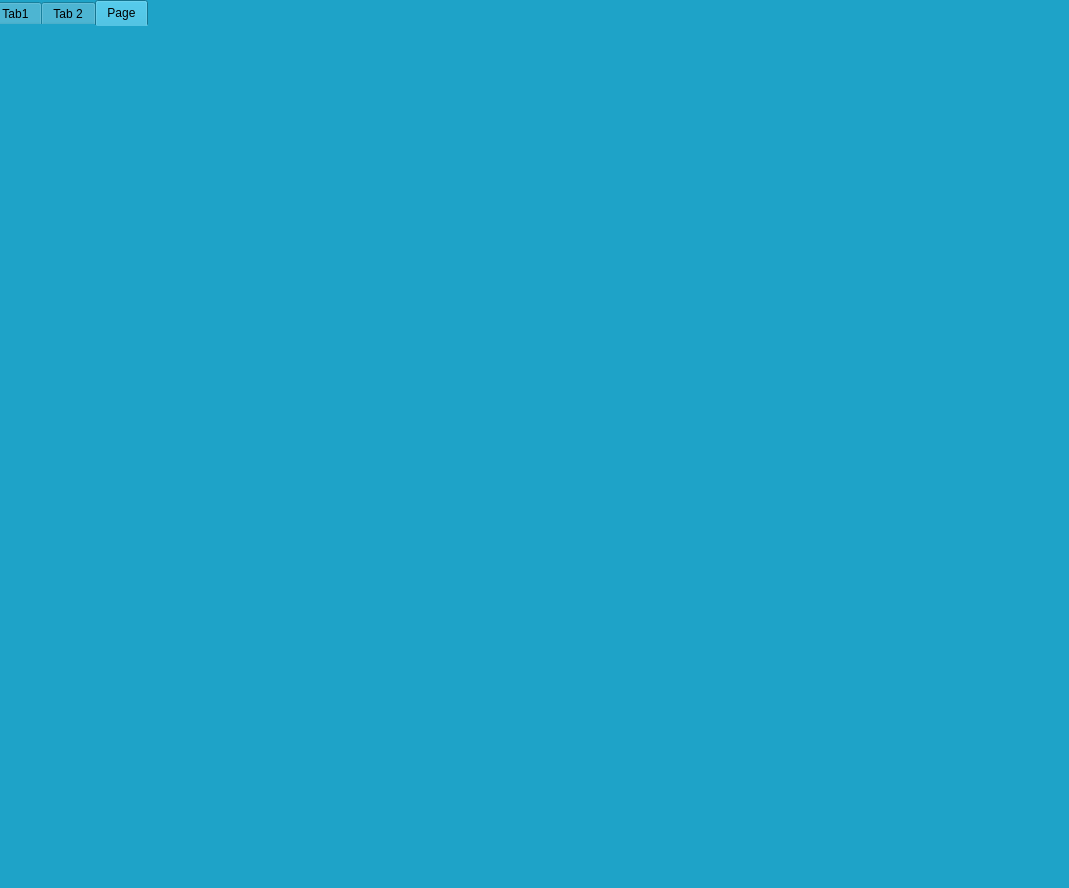
<?xml version="1.0" encoding="UTF-8"?>
<ui version="4.0">
 <class>MainWindow</class>
 <widget class="QMainWindow" name="MainWindow">
  <property name="geometry">
   <rect>
    <x>0</x>
    <y>0</y>
    <width>1069</width>
    <height>888</height>
   </rect>
  </property>
  <property name="windowTitle">
   <string>MainWindow</string>
  </property>
  <property name="layoutDirection">
   <enum>Qt::LeftToRight</enum>
  </property>
  <property name="styleSheet">
   <string notr="true">color: rgb(170, 85, 0);
background-color: rgb(30, 163, 200);</string>
  </property>
  <widget class="QWidget" name="centralwidget">
   <widget class="QTabWidget" name="tabWidget">
    <property name="geometry">
     <rect>
      <x>-10</x>
      <y>0</y>
      <width>1081</width>
      <height>871</height>
     </rect>
    </property>
    <property name="styleSheet">
     <string notr="true">border-color: qconicalgradient(cx:0, cy:0, angle:135, stop:0 rgba(255, 255, 0, 69), stop:0.375 rgba(255, 255, 0, 69), stop:0.423533 rgba(251, 255, 0, 145), stop:0.45 rgba(247, 255, 0, 208), stop:0.477581 rgba(255, 244, 71, 130), stop:0.518717 rgba(255, 218, 71, 130), stop:0.55 rgba(255, 255, 0, 255), stop:0.57754 rgba(255, 203, 0, 130), stop:0.625 rgba(255, 255, 0, 69), stop:1 rgba(255, 255, 0, 69));
color: rgb(0, 0, 0);
gridline-color: rgb(255, 170, 255);
</string>
    </property>
    <property name="currentIndex">
     <number>2</number>
    </property>
    <widget class="QWidget" name="tab_3">
     <attribute name="title">
      <string>Tab1</string>
     </attribute>
     <widget class="QLabel" name="Image">
      <property name="geometry">
       <rect>
        <x>20</x>
        <y>70</y>
        <width>731</width>
        <height>511</height>
       </rect>
      </property>
      <property name="text">
       <string/>
      </property>
      <property name="alignment">
       <set>Qt::AlignCenter</set>
      </property>
     </widget>
     <widget class="QLabel" name="Info">
      <property name="geometry">
       <rect>
        <x>770</x>
        <y>40</y>
        <width>291</width>
        <height>681</height>
       </rect>
      </property>
      <property name="styleSheet">
       <string notr="true">font: 14pt &quot;MS Shell Dlg 2&quot;;
color: rgb(85, 255, 255);</string>
      </property>
      <property name="text">
       <string/>
      </property>
     </widget>
     <widget class="QPushButton" name="Browse">
      <property name="geometry">
       <rect>
        <x>160</x>
        <y>690</y>
        <width>271</width>
        <height>51</height>
       </rect>
      </property>
      <property name="styleSheet">
       <string notr="true">font: 14pt &quot;MS Shell Dlg 2&quot;;
font: 14pt &quot;MS Shell Dlg 2&quot;;
background-color: rgb(0, 170, 255);</string>
      </property>
      <property name="text">
       <string>Browse Image</string>
      </property>
     </widget>
     <widget class="QLineEdit" name="lineEdit">
      <property name="geometry">
       <rect>
        <x>110</x>
        <y>760</y>
        <width>361</width>
        <height>41</height>
       </rect>
      </property>
      <property name="styleSheet">
       <string notr="true">background-color: rgb(85, 170, 255);
font: 14pt &quot;MS Shell Dlg 2&quot;;</string>
      </property>
      <property name="text">
       <string>Click hera and choose zoom factor</string>
      </property>
     </widget>
    </widget>
    <widget class="QWidget" name="tab_2">
     <attribute name="title">
      <string>Tab 2</string>
     </attribute>
     <widget class="QLabel" name="Tab2Label">
      <property name="geometry">
       <rect>
        <x>30</x>
        <y>50</y>
        <width>721</width>
        <height>521</height>
       </rect>
      </property>
      <property name="styleSheet">
       <string notr="true">border-color: rgb(0, 255, 255);</string>
      </property>
      <property name="text">
       <string/>
      </property>
     </widget>
     <widget class="QSplitter" name="splitter">
      <property name="geometry">
       <rect>
        <x>810</x>
        <y>170</y>
        <width>221</width>
        <height>131</height>
       </rect>
      </property>
      <property name="orientation">
       <enum>Qt::Vertical</enum>
      </property>
      <widget class="QPushButton" name="GenerateBtn">
       <property name="styleSheet">
        <string notr="true">font: 14pt &quot;MS Shell Dlg 2&quot;;
background-color: rgb(170, 255, 255);</string>
       </property>
       <property name="text">
        <string>Generate</string>
       </property>
      </widget>
      <widget class="QPushButton" name="ShowPixels">
       <property name="styleSheet">
        <string notr="true">font: 14pt &quot;MS Shell Dlg 2&quot;;
background-color: rgb(170, 255, 255);</string>
       </property>
       <property name="text">
        <string>Show Pixels</string>
       </property>
      </widget>
     </widget>
    </widget>
    <widget class="QWidget" name="tab">
     <attribute name="title">
      <string>Page</string>
     </attribute>
    </widget>
   </widget>
  </widget>
  <widget class="QStatusBar" name="statusbar"/>
 </widget>
 <resources/>
 <connections/>
</ui>
